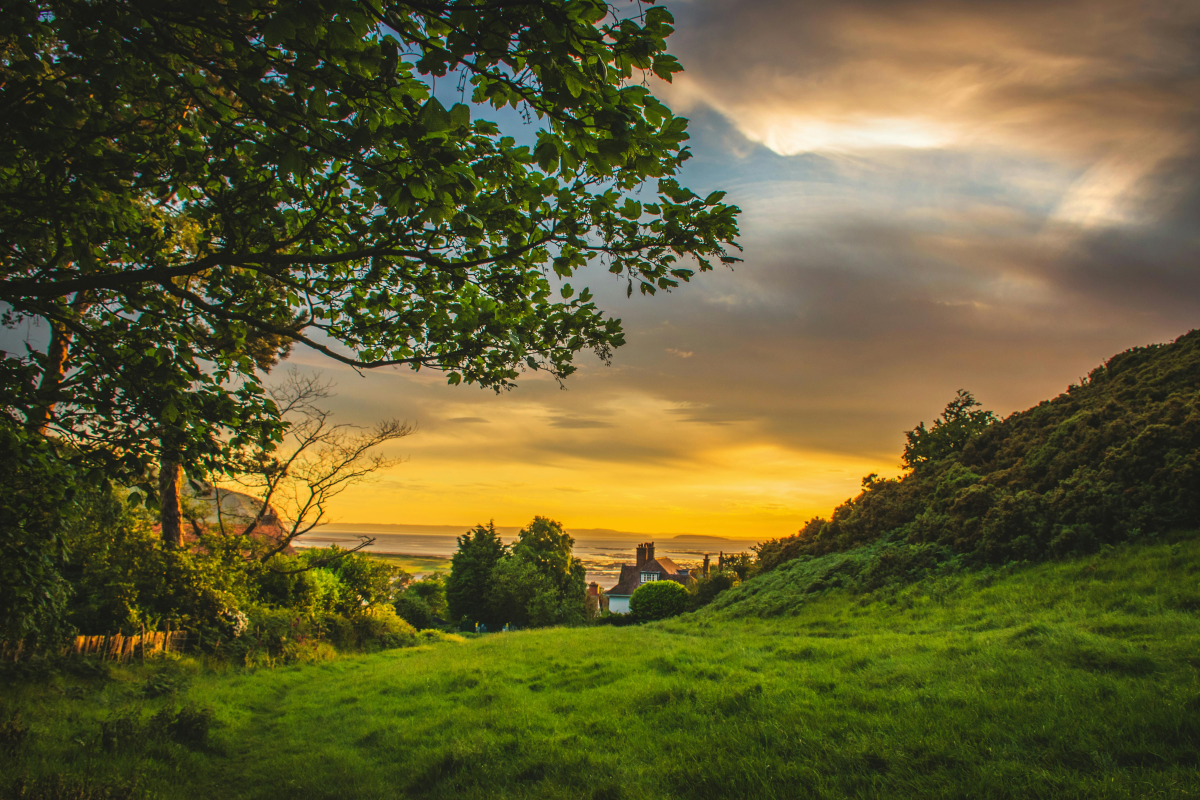
#> input picture Coding Image.jpg, 6000 x 4000 px (shown at 1/5 size)
$ python Image_detector2.py
#> lines starting #> are read from the running program, lines starting #| are printed output that depends on the picture
import cv2

image=cv2.imread("Coding Image.jpg")
#> image is the input picture: shape (4000, 6000, 3); mean B, G, R 48.7, 92, 97

gray_image = cv2.cvtColor(image, cv2.COLOR_BGR2GRAY)
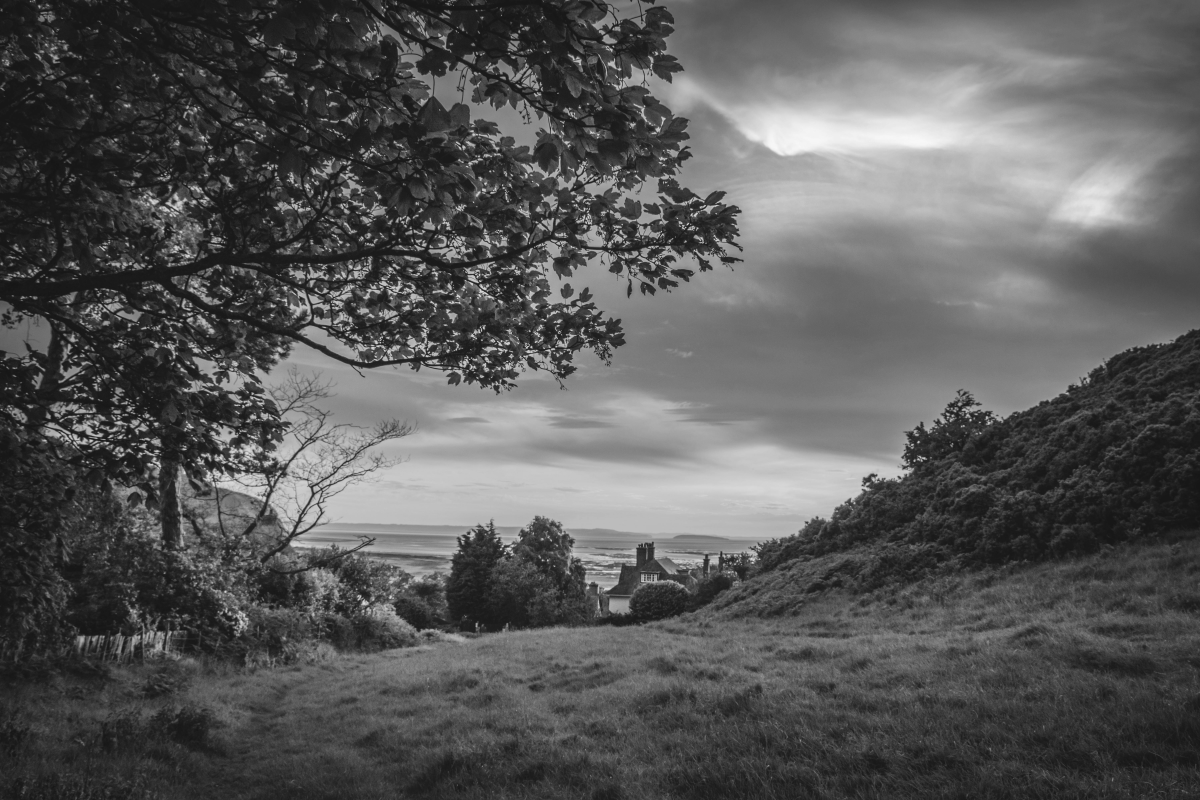
#> gray_image: shape (4000, 6000) (shown at 1/5 size); min 11, max 250, mean 88.6

resized_image = cv2.resize(gray_image, (224, 224))
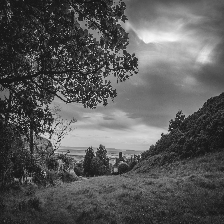
#> resized_image: shape (224, 224); min 21, max 248, mean 88.4

cv2.imshow("Processed Image", resized_image)

key = cv2.waitKey(0)
#> (key Esc is pressed here)

if key == ord("s"):
    cv2.imwrite("grayscale_resized_image.jpg")
else:
    print("Image not saved")

cv2.destroyAllWindows()

print(f"Processed Image Dimensions: {resized_image.shape}")
#| Processed Image Dimensions: (224, 224)
